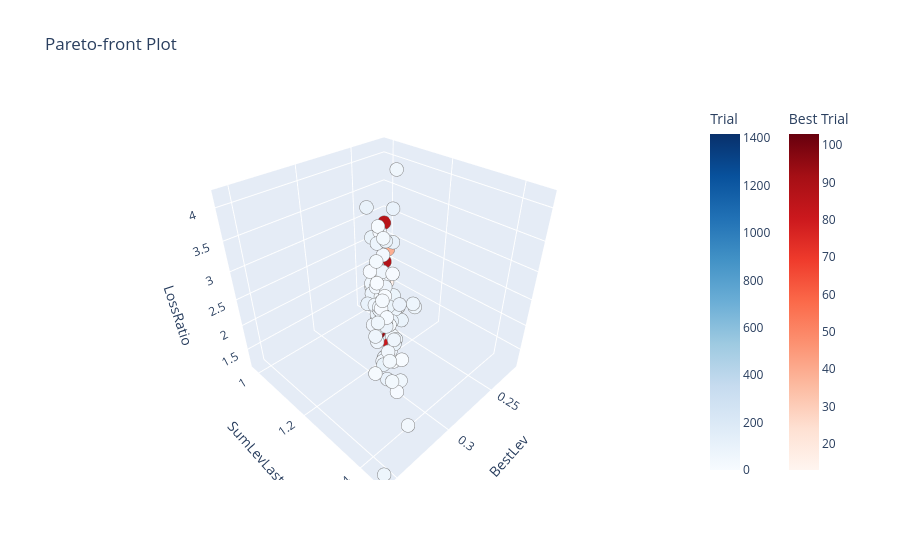

Here is the notebook cell this chart was saved with:
### Code cell
# Ячейка 13.3 (Исправленная v2): Анализ с Фильтром Duration

import optuna
import pandas as pd
import traceback
import time
import numpy as np

print("--- Анализ Результатов Optuna HPO (Многокритериальный) ---")

# --- Укажите study_name и storage_name для МНОГОКРИТЕРИАЛЬНОГО исследования ---
try:
    # Пытаемся взять из переменных текущего запуска
    # _ = study_name_multi # Закомментировано, т.к. может не существовать при отдельном запуске
    # _ = storage_name_multi
    # study_name = study_name_multi
    # storage_name = storage_name_multi
    # --- ЗАДАЙТЕ ВРУЧНУЮ ЗДЕСЬ ---
    study_name = "morse-1d-multiobj-hpo-v5.0-20250427_1654" # <-- УБЕДИТЕСЬ, ЧТО ИМЯ ВЕРНОЕ
    storage_name = f"sqlite:///{study_name}.db"
    # -----------------------------
    print(f"Используются study_name='{study_name}' и storage='{storage_name}' для MultiObj HPO.")
except NameError:
    print("!!! Переменные study_name/storage_name не найдены. Задайте их вручную в коде! !!!")
    raise

print(f"Загрузка данных исследования '{study_name}' из '{storage_name}'...")

try:
    # Загружаем исследование
    loaded_study = optuna.load_study(
        study_name=study_name,
        storage=storage_name
    )

    print(f"\nИсследование '{loaded_study.study_name}' успешно загружено.")
    print(f"Направления оптимизации: {loaded_study.directions}")

    # --- Статистика по Пробам ---
    completed_trials = [t for t in loaded_study.trials if t.state == optuna.trial.TrialState.COMPLETE]
    pruned_trials = [t for t in loaded_study.trials if t.state == optuna.trial.TrialState.PRUNED]
    failed_trials = [t for t in loaded_study.trials if t.state == optuna.trial.TrialState.FAIL]
    running_trials = [t for t in loaded_study.trials if t.state == optuna.trial.TrialState.RUNNING]
    print(f"\n--- Статистика по Пробам ---")
    print(f"Всего проб: {len(loaded_study.trials)}")
    print(f"  COMPLETE: {len(completed_trials)}, PRUNED: {len(pruned_trials)}, FAIL: {len(failed_trials)}, RUNNING: {len(running_trials)}")

    # --- Парето-фронт ---
    pareto_trials = []
    if completed_trials:
        try:
            pareto_trials = loaded_study.best_trials
            print(f"\n--- Парето-оптимальные Пробы ({len(pareto_trials)}) ---")
            pareto_trials.sort(key=lambda t: t.values[0] if t.values else float('inf'))

            for i, trial in enumerate(pareto_trials):
                print(f"\n  Проба #{trial.number} (Pareto {i+1})")
                print(f"    Значения целей:")
                if trial.values and len(trial.values) == 3:
                    print(f"      1. BestLev:      {trial.values[0]:.4f}")
                    print(f"      2. SumLevLast4:  {trial.values[1]:.4f}")
                    print(f"      3. LossRatio:    {trial.values[2]:.4f}")
                else: print("      (Значения целей недоступны)")
                print(f"    Параметры:")
                for key, value in trial.params.items(): print(f"      {key}: {value}")
        except Exception as e_pareto:
             print(f"\nОшибка при получении/обработке Парето-фронта: {e_pareto}")
    else:
        print("\n--- Парето-фронт ---")
        print("  Нет завершенных проб для анализа.")

    # --- Таблица Результатов (DataFrame) - ПОЛНАЯ ВЕРСИЯ (Фильтр по Duration) ---
    print("\n--- Таблица Всех Проб (ПОЛНАЯ, duration > 30 сек) ---")
    # Используем вложенный try-except для Pandas операций, чтобы точно сбросить опции
    original_max_rows, original_max_cols, original_width = None, None, None
    try:
        df_trials = loaded_study.trials_dataframe()

        # Фильтр по Duration
        min_duration_threshold = pd.Timedelta(seconds=30)
        df_filtered_by_duration = df_trials[df_trials['duration'] > min_duration_threshold].copy()
        print(f"Фильтр: duration > {min_duration_threshold}. Показано {len(df_filtered_by_duration)} из {len(df_trials)} проб.")
    
        # Определяем столбцы для показа
        cols_to_show = ['number', 'values_0', 'values_1', 'values_2', 'state', 'duration']
        param_keys_to_add = []
        if pareto_trials: param_keys_to_add = pareto_trials[0].params.keys()
        elif loaded_study.trials: param_keys_to_add = loaded_study.trials[0].params.keys()
        cols_to_show.extend([f'params_{p}' for p in param_keys_to_add])
        cols_to_show = [c for c in cols_to_show if c in df_filtered_by_duration.columns]
        
        # Устанавливаем опции для полного вывода
        original_max_rows = pd.get_option('display.max_rows')
        original_max_cols = pd.get_option('display.max_columns')
        original_width = pd.get_option('display.width')
        print("Установка временных опций Pandas для полного вывода...")
        pd.set_option('display.max_rows', None)
        pd.set_option('display.max_columns', None)
        pd.set_option('display.width', 2000)

        # Печатаем ОТФИЛЬТРОВАННЫЙ DataFrame
        print("Столбцы целей: values_0=BestLev, values_1=SumLevLast4, values_2=LossRatio")
        print(df_filtered_by_duration[cols_to_show].sort_values(by='number'))

    except Exception as e_df:
        print(f"Ошибка при создании или выводе DataFrame: {e_df}")
        traceback.print_exc(limit=1)
    finally:
        # Возвращаем опции к исходным значениям, даже если была ошибка
        if original_max_rows is not None:
            print("Восстановление стандартных опций Pandas...")
            pd.set_option('display.max_rows', original_max_rows)
            pd.set_option('display.max_columns', original_max_cols)
            pd.set_option('display.width', original_width)
            print("Опции Pandas восстановлены.")

    # --- Визуализация (если установлен plotly) ---
    print("\n--- Визуализация Результатов ---")
    if optuna.visualization.is_available():
        print("Plotly найден. Построение графиков...")
        try:
            if pareto_trials:
                 fig_pareto = optuna.visualization.plot_pareto_front(loaded_study, target_names=["BestLev", "SumLevLast4", "LossRatio"])
                 fig_pareto.show()
            else: print("Нет Парето-оптимальных проб для визуализации.")
        except ImportError as e_plotly: print(f"Ошибка импорта Plotly: {e_plotly}")
        except Exception as e_vis: print(f"Ошибка при построении графиков: {e_vis}")
    else: print("Установите Plotly (`pip install plotly kaleido`) для визуализации.")

except FileNotFoundError: print(f"❌ ОШИБКА: Файл базы данных Optuna не найден: {storage_name}")
except Exception as e: print(f"❌ Непредвиденная ошибка: {e}"); traceback.print_exc()

print("\n--- Анализ Завершен ---")

### Figure 1 — Plotly figure (JSON) as saved in the notebook; plotly's stock layout.template omitted (floating-point values rounded to 4 significant figures)
{"data": [{"hovertemplate": "%{text}<extra>Trial</extra>", "marker": {"color": [0, 1, 2, 3, 4, 5, 6, 7, 8, 9, 10, 11, 12, 16, 18, 22, 23, 24, 25, 27, 28, 29, 31, 32, 33, 34, 35, 36, 37, 38, 40, 42, 43, 44, 45, 46, 48, 49, 50, 51, 52, 53, 54, 55, 56, 57, 58, 59, 60, 61, 62, 63, 64, 65, 66, 67, 68, 69, 70, 71, 72, 74, 75, 76, 77, 78, 80, 82, 83, 84, 85, 87, 89, 90, 91, 92, 93, 95, 96, 97, 98, 99, 100, 101, 102, 104, 105, 106, 107, 1418], "colorbar": {"title": {"text": "Trial"}}, "colorscale": [[0, "rgb(247,251,255)"], [0.125, "rgb(222,235,247)"], [0.25, "rgb(198,219,239)"], [0.375, "rgb(158,202,225)"], [0.5, "rgb(107,174,214)"], [0.625, "rgb(66,146,198)"], [0.75, "rgb(33,113,181)"], [0.875, "rgb(8,81,156)"], [1, "rgb(8,48,107)"]], "line": {"color": "Grey", "width": 0.5}}, "mode": "markers", "showlegend": false, "text": ["{<br>  \"number\": 0,<br>  \"values\": [<br>    0.28,<br>    1.1633,<br>    2.551663747810858<br>  ],<br>  \"params\": {<br>    \"pool_stride_combo_idx\": 10,<br>    \"channel_combo_idx\": 19,<br>    \"k1_rule\": \"s+1\",<br>    \"k2_rule\": \"s*2+1\"<br>  }<br>}", "{<br>  \"number\": 1,<br>  \"values\": [<br>    0.2833,<br>    1.2033,<br>    2.4636510500807756<br>  ],<br>  \"params\": {<br>    \"pool_stride_combo_idx\": 11,<br>    \"channel_combo_idx\": 18,<br>    \"k1_rule\": \"s*2+1\",<br>    \"k2_rule\": \"s+1\"<br>  }<br>}", "{<br>  \"number\": 2,<br>  \"values\": [<br>    0.2833,<br>    1.2366,<br>    1.231647634584013<br>  ],<br>  \"params\": {<br>    \"pool_stride_combo_idx\": 14,<br>    \"channel_combo_idx\": 3,<br>    \"k1_rule\": \"s+1\",<br>    \"k2_rule\": \"s+1\"<br>  }<br>}", "{<br>  \"number\": 3,<br>  \"values\": [<br>    0.2867,<br>    1.2767,<br>    1.4892221180880976<br>  ],<br>  \"params\": {<br>    \"pool_stride_combo_idx\": 10,<br>    \"channel_combo_idx\": 5,<br>    \"k1_rule\": \"s+1\",<br>    \"k2_rule\": \"s*2+1\"<br>  }<br>}", "{<br>  \"number\": 4,<br>  \"values\": [<br>    0.27,<br>    1.1333,<br>    3.392251815980629<br>  ],<br>  \"params\": {<br>    \"pool_stride_combo_idx\": 8,<br>    \"channel_combo_idx\": 16,<br>    \"k1_rule\": \"s+1\",<br>    \"k2_rule\": \"s*2+1\"<br>  }<br>}", "{<br>  \"number\": 5,<br>  \"values\": [<br>    0.28,<br>    1.1967,<br>    1.8241335044929399<br>  ],<br>  \"params\": {<br>    \"pool_stride_combo_idx\": 9,<br>    \"channel_combo_idx\": 17,<br>    \"k1_rule\": \"s*2+1\",<br>    \"k2_rule\": \"s+1\"<br>  }<br>}", "{<br>  \"number\": 6,<br>  \"values\": [<br>    0.3067,<br>    1.3267,<br>    1.3267399267399267<br>  ],<br>  \"params\": {<br>    \"pool_stride_combo_idx\": 2,<br>    \"channel_combo_idx\": 1,<br>    \"k1_rule\": \"s*2+1\",<br>    \"k2_rule\": \"s+1\"<br>  }<br>}", "{<br>  \"number\": 7,<br>  \"values\": [<br>    0.2833,<br>    1.1899,<br>    2.1841704718417048<br>  ],<br>  \"params\": {<br>    \"pool_stride_combo_idx\": 12,<br>    \"channel_combo_idx\": 16,<br>    \"k1_rule\": \"s+1\",<br>    \"k2_rule\": \"s*2+1\"<br>  }<br>}", "{<br>  \"number\": 8,<br>  \"values\": [<br>    0.2733,<br>    1.1134,<br>    2.5606617647058827<br>  ],<br>  \"params\": {<br>    \"pool_stride_combo_idx\": 14,<br>    \"channel_combo_idx\": 13,<br>    \"k1_rule\": \"s*2+1\",<br>    \"k2_rule\": \"s*2+1\"<br>  }<br>}", "{<br>  \"number\": 9,<br>  \"values\": [<br>    0.2767,<br>    1.2066999999999999,<br>    2.817204301075269<br>  ],<br>  \"params\": {<br>    \"pool_stride_combo_idx\": 2,<br>    \"channel_combo_idx\": 13,<br>    \"k1_rule\": \"s+1\",<br>    \"k2_rule\": \"s*2+1\"<br>  }<br>}", "{<br>  \"number\": 10,<br>  \"values\": [<br>    0.26,<br>    1.1033,<br>    3.146919431279621<br>  ],<br>  \"params\": {<br>    \"pool_stride_combo_idx\": 5,<br>    \"channel_combo_idx\": 15,<br>    \"k1_rule\": \"s*2+1\",<br>    \"k2_rule\": \"s*2+1\"<br>  }<br>}", "{<br>  \"number\": 11,<br>  \"values\": [<br>    0.29,<br>    1.2333,<br>    2.233576642335766<br>  ],<br>  \"params\": {<br>    \"pool_stride_combo_idx\": 16,<br>    \"channel_combo_idx\": 19,<br>    \"k1_rule\": \"s+1\",<br>    \"k2_rule\": \"s+1\"<br>  }<br>}", "{<br>  \"number\": 12,<br>  \"values\": [<br>    0.2733,<br>    1.1865999999999999,<br>    1.7113062568605928<br>  ],<br>  \"params\": {<br>    \"pool_stride_combo_idx\": 12,<br>    \"channel_combo_idx\": 12,<br>    \"k1_rule\": \"s+1\",<br>    \"k2_rule\": \"s+1\"<br>  }<br>}", "{<br>  \"number\": 16,<br>  \"values\": [<br>    0.32,<br>    1.3,<br>    1.8017524644030667<br>  ],<br>  \"params\": {<br>    \"pool_stride_combo_idx\": 14,<br>    \"channel_combo_idx\": 9,<br>    \"k1_rule\": \"s+1\",<br>    \"k2_rule\": \"s*2+1\"<br>  }<br>}", "{<br>  \"number\": 18,<br>  \"values\": [<br>    0.2667,<br>    1.0934,<br>    2.1339421613394216<br>  ],<br>  \"params\": {<br>    \"pool_stride_combo_idx\": 6,<br>    \"channel_combo_idx\": 18,<br>    \"k1_rule\": \"s*2+1\",<br>    \"k2_rule\": \"s+1\"<br>  }<br>}", "{<br>  \"number\": 22,<br>  \"values\": [<br>    0.2667,<br>    1.13,<br>    2.033639143730887<br>  ],<br>  \"params\": {<br>    \"pool_stride_combo_idx\": 2,<br>    \"channel_combo_idx\": 10,<br>    \"k1_rule\": \"s+1\",<br>    \"k2_rule\": \"s*2+1\"<br>  }<br>}", "{<br>  \"number\": 23,<br>  \"values\": [<br>    0.26,<br>    1.1066,<br>    1.9688826025459687<br>  ],<br>  \"params\": {<br>    \"pool_stride_combo_idx\": 10,<br>    \"channel_combo_idx\": 14,<br>    \"k1_rule\": \"s+1\",<br>    \"k2_rule\": \"s*2+1\"<br>  }<br>}", "{<br>  \"number\": 24,<br>  \"values\": [<br>    0.2867,<br>    1.2067,<br>    2.426731078904992<br>  ],<br>  \"params\": {<br>    \"pool_stride_combo_idx\": 19,<br>    \"channel_combo_idx\": 17,<br>    \"k1_rule\": \"s+1\",<br>    \"k2_rule\": \"s*2+1\"<br>  }<br>}", "{<br>  \"number\": 25,<br>  \"values\": [<br>    0.2767,<br>    1.1500000000000001,<br>    2.882352941176471<br>  ],<br>  \"params\": {<br>    \"pool_stride_combo_idx\": 1,<br>    \"channel_combo_idx\": 19,<br>    \"k1_rule\": \"s+1\",<br>    \"k2_rule\": \"s+1\"<br>  }<br>}", "{<br>  \"number\": 27,<br>  \"values\": [<br>    0.2733,<br>    1.1532,<br>    1.797680412371134<br>  ],<br>  \"params\": {<br>    \"pool_stride_combo_idx\": 17,<br>    \"channel_combo_idx\": 9,<br>    \"k1_rule\": \"s+1\",<br>    \"k2_rule\": \"s*2+1\"<br>  }<br>}", "{<br>  \"number\": 28,<br>  \"values\": [<br>    0.2633,<br>    1.1166999999999998,<br>    2.074074074074074<br>  ],<br>  \"params\": {<br>    \"pool_stride_combo_idx\": 16,<br>    \"channel_combo_idx\": 16,<br>    \"k1_rule\": \"s+1\",<br>    \"k2_rule\": \"s+1\"<br>  }<br>}", "{<br>  \"number\": 29,<br>  \"values\": [<br>    0.2767,<br>    1.1800000000000002,<br>    1.9136302294197032<br>  ],<br>  \"params\": {<br>    \"pool_stride_combo_idx\": 10,<br>    \"channel_combo_idx\": 12,<br>    \"k1_rule\": \"s+1\",<br>    \"k2_rule\": \"s*2+1\"<br>  }<br>}", "{<br>  \"number\": 31,<br>  \"values\": [<br>    0.25,<br>    1.08,<br>    2.571428571428571<br>  ],<br>  \"params\": {<br>    \"pool_stride_combo_idx\": 14,<br>    \"channel_combo_idx\": 18,<br>    \"k1_rule\": \"s+1\",<br>    \"k2_rule\": \"s+1\"<br>  }<br>}", "{<br>  \"number\": 32,<br>  \"values\": [<br>    0.2533,<br>    1.1533,<br>    1.742895805142084<br>  ],<br>  \"params\": {<br>    \"pool_stride_combo_idx\": 15,<br>    \"channel_combo_idx\": 7,<br>    \"k1_rule\": \"s+1\",<br>    \"k2_rule\": \"s*2+1\"<br>  }<br>}", "{<br>  \"number\": 33,<br>  \"values\": [<br>    0.29,<br>    1.2233,<br>    1.3253012048192772<br>  ],<br>  \"params\": {<br>    \"pool_stride_combo_idx\": 11,<br>    \"channel_combo_idx\": 6,<br>    \"k1_rule\": \"s*2+1\",<br>    \"k2_rule\": \"s*2+1\"<br>  }<br>}", "{<br>  \"number\": 34,<br>  \"values\": [<br>    0.2733,<br>    1.1966999999999999,<br>    1.5190114068441065<br>  ],<br>  \"params\": {<br>    \"pool_stride_combo_idx\": 18,<br>    \"channel_combo_idx\": 6,<br>    \"k1_rule\": \"s*2+1\",<br>    \"k2_rule\": \"s+1\"<br>  }<br>}", "{<br>  \"number\": 35,<br>  \"values\": [<br>    0.3067,<br>    1.3100999999999998,<br>    1.471129707112971<br>  ],<br>  \"params\": {<br>    \"pool_stride_combo_idx\": 14,<br>    \"channel_combo_idx\": 2,<br>    \"k1_rule\": \"s*2+1\",<br>    \"k2_rule\": \"s*2+1\"<br>  }<br>}", "{<br>  \"number\": 36,<br>  \"values\": [<br>    0.2867,<br>    1.21,<br>    3.5142857142857142<br>  ],<br>  \"params\": {<br>    \"pool_stride_combo_idx\": 4,<br>    \"channel_combo_idx\": 12,<br>    \"k1_rule\": \"s*2+1\",<br>    \"k2_rule\": \"s*2+1\"<br>  }<br>}", "{<br>  \"number\": 37,<br>  \"values\": [<br>    0.3033,<br>    1.2899,<br>    1.7564499484004128<br>  ],<br>  \"params\": {<br>    \"pool_stride_combo_idx\": 10,<br>    \"channel_combo_idx\": 6,<br>    \"k1_rule\": \"s*2+1\",<br>    \"k2_rule\": \"s*2+1\"<br>  }<br>}", "{<br>  \"number\": 38,<br>  \"values\": [<br>    0.2733,<br>    1.1467,<br>    1.5141657922350473<br>  ],<br>  \"params\": {<br>    \"pool_stride_combo_idx\": 6,<br>    \"channel_combo_idx\": 6,<br>    \"k1_rule\": \"s*2+1\",<br>    \"k2_rule\": \"s*2+1\"<br>  }<br>}", "{<br>  \"number\": 40,<br>  \"values\": [<br>    0.27,<br>    1.1233,<br>    2.2503816793893128<br>  ],<br>  \"params\": {<br>    \"pool_stride_combo_idx\": 1,<br>    \"channel_combo_idx\": 6,<br>    \"k1_rule\": \"s*2+1\",<br>    \"k2_rule\": \"s*2+1\"<br>  }<br>}", "{<br>  \"number\": 42,<br>  \"values\": [<br>    0.2767,<br>    1.1566999999999998,<br>    1.5833333333333333<br>  ],<br>  \"params\": {<br>    \"pool_stride_combo_idx\": 12,<br>    \"channel_combo_idx\": 12,<br>    \"k1_rule\": \"s*2+1\",<br>    \"k2_rule\": \"s+1\"<br>  }<br>}", "{<br>  \"number\": 43,<br>  \"values\": [<br>    0.2633,<br>    1.1066,<br>    1.8751660026560422<br>  ],<br>  \"params\": {<br>    \"pool_stride_combo_idx\": 15,<br>    \"channel_combo_idx\": 9,<br>    \"k1_rule\": \"s+1\",<br>    \"k2_rule\": \"s*2+1\"<br>  }<br>}", "{<br>  \"number\": 44,<br>  \"values\": [<br>    0.2633,<br>    1.1299000000000001,<br>    2.2697899838449116<br>  ],<br>  \"params\": {<br>    \"pool_stride_combo_idx\": 7,<br>    \"channel_combo_idx\": 9,<br>    \"k1_rule\": \"s*2+1\",<br>    \"k2_rule\": \"s*2+1\"<br>  }<br>}", "{<br>  \"number\": 45,<br>  \"values\": [<br>    0.2933,<br>    1.25,<br>    1.6449197860962566<br>  ],<br>  \"params\": {<br>    \"pool_stride_combo_idx\": 18,<br>    \"channel_combo_idx\": 7,<br>    \"k1_rule\": \"s+1\",<br>    \"k2_rule\": \"s*2+1\"<br>  }<br>}", "{<br>  \"number\": 46,<br>  \"values\": [<br>    0.3233,<br>    1.4166,<br>    1.3554655870445345<br>  ],<br>  \"params\": {<br>    \"pool_stride_combo_idx\": 18,<br>    \"channel_combo_idx\": 5,<br>    \"k1_rule\": \"s*2+1\",<br>    \"k2_rule\": \"s+1\"<br>  }<br>}", "{<br>  \"number\": 48,<br>  \"values\": [<br>    0.2667,<br>    1.0934,<br>    2.1984848484848483<br>  ],<br>  \"params\": {<br>    \"pool_stride_combo_idx\": 1,<br>    \"channel_combo_idx\": 12,<br>    \"k1_rule\": \"s+1\",<br>    \"k2_rule\": \"s+1\"<br>  }<br>}", "{<br>  \"number\": 49,<br>  \"values\": [<br>    0.3,<br>    1.3165999999999998,<br>    1.4134897360703813<br>  ],<br>  \"params\": {<br>    \"pool_stride_combo_idx\": 11,<br>    \"channel_combo_idx\": 8,<br>    \"k1_rule\": \"s*2+1\",<br>    \"k2_rule\": \"s+1\"<br>  }<br>}", "{<br>  \"number\": 50,<br>  \"values\": [<br>    0.2933,<br>    1.2299,<br>    1.3558597091531224<br>  ],<br>  \"params\": {<br>    \"pool_stride_combo_idx\": 2,<br>    \"channel_combo_idx\": 3,<br>    \"k1_rule\": \"s+1\",<br>    \"k2_rule\": \"s*2+1\"<br>  }<br>}", "{<br>  \"number\": 51,<br>  \"values\": [<br>    0.28,<br>    1.1466,<br>    1.6489241223103057<br>  ],<br>  \"params\": {<br>    \"pool_stride_combo_idx\": 11,<br>    \"channel_combo_idx\": 14,<br>    \"k1_rule\": \"s+1\",<br>    \"k2_rule\": \"s+1\"<br>  }<br>}", "{<br>  \"number\": 52,<br>  \"values\": [<br>    0.2867,<br>    1.2367,<br>    1.5248713550600346<br>  ],<br>  \"params\": {<br>    \"pool_stride_combo_idx\": 11,<br>    \"channel_combo_idx\": 3,<br>    \"k1_rule\": \"s*2+1\",<br>    \"k2_rule\": \"s*2+1\"<br>  }<br>}", "{<br>  \"number\": 53,<br>  \"values\": [<br>    0.2733,<br>    1.1567,<br>    1.789407313997478<br>  ],<br>  \"params\": {<br>    \"pool_stride_combo_idx\": 9,<br>    \"channel_combo_idx\": 12,<br>    \"k1_rule\": \"s*2+1\",<br>    \"k2_rule\": \"s*2+1\"<br>  }<br>}", "{<br>  \"number\": 54,<br>  \"values\": [<br>    0.2833,<br>    1.1667,<br>    2.174211248285322<br>  ],<br>  \"params\": {<br>    \"pool_stride_combo_idx\": 3,<br>    \"channel_combo_idx\": 14,<br>    \"k1_rule\": \"s+1\",<br>    \"k2_rule\": \"s*2+1\"<br>  }<br>}", "{<br>  \"number\": 55,<br>  \"values\": [<br>    0.2867,<br>    1.1867,<br>    1.519913885898816<br>  ],<br>  \"params\": {<br>    \"pool_stride_combo_idx\": 5,<br>    \"channel_combo_idx\": 11,<br>    \"k1_rule\": \"s+1\",<br>    \"k2_rule\": \"s+1\"<br>  }<br>}", "{<br>  \"number\": 56,<br>  \"values\": [<br>    0.25,<br>    1.1267,<br>    4.152439024390243<br>  ],<br>  \"params\": {<br>    \"pool_stride_combo_idx\": 4,<br>    \"channel_combo_idx\": 17,<br>    \"k1_rule\": \"s*2+1\",<br>    \"k2_rule\": \"s+1\"<br>  }<br>}", "{<br>  \"number\": 57,<br>  \"values\": [<br>    0.28,<br>    1.1799,<br>    2.005657708628006<br>  ],<br>  \"params\": {<br>    \"pool_stride_combo_idx\": 6,<br>    \"channel_combo_idx\": 19,<br>    \"k1_rule\": \"s+1\",<br>    \"k2_rule\": \"s+1\"<br>  }<br>}", "{<br>  \"number\": 58,<br>  \"values\": [<br>    0.3033,<br>    1.2499,<br>    2.355155482815057<br>  ],<br>  \"params\": {<br>    \"pool_stride_combo_idx\": 6,<br>    \"channel_combo_idx\": 19,<br>    \"k1_rule\": \"s+1\",<br>    \"k2_rule\": \"s*2+1\"<br>  }<br>}", "{<br>  \"number\": 59,<br>  \"values\": [<br>    0.2833,<br>    1.1934,<br>    1.919191919191919<br>  ],<br>  \"params\": {<br>    \"pool_stride_combo_idx\": 10,<br>    \"channel_combo_idx\": 12,<br>    \"k1_rule\": \"s+1\",<br>    \"k2_rule\": \"s*2+1\"<br>  }<br>}", "{<br>  \"number\": 60,<br>  \"values\": [<br>    0.2567,<br>    1.0934,<br>    2.2598684210526314<br>  ],<br>  \"params\": {<br>    \"pool_stride_combo_idx\": 16,<br>    \"channel_combo_idx\": 16,<br>    \"k1_rule\": \"s+1\",<br>    \"k2_rule\": \"s+1\"<br>  }<br>}", "{<br>  \"number\": 61,<br>  \"values\": [<br>    0.2833,<br>    1.2433,<br>    1.7461077844311377<br>  ],<br>  \"params\": {<br>    \"pool_stride_combo_idx\": 6,<br>    \"channel_combo_idx\": 14,<br>    \"k1_rule\": \"s+1\",<br>    \"k2_rule\": \"s+1\"<br>  }<br>}", "{<br>  \"number\": 62,<br>  \"values\": [<br>    0.2667,<br>    1.1366,<br>    2.5580952380952384<br>  ],<br>  \"params\": {<br>    \"pool_stride_combo_idx\": 15,<br>    \"channel_combo_idx\": 19,<br>    \"k1_rule\": \"s+1\",<br>    \"k2_rule\": \"s+1\"<br>  }<br>}", "{<br>  \"number\": 63,<br>  \"values\": [<br>    0.2833,<br>    1.1833,<br>    2.192139737991267<br>  ],<br>  \"params\": {<br>    \"pool_stride_combo_idx\": 9,<br>    \"channel_combo_idx\": 19,<br>    \"k1_rule\": \"s+1\",<br>    \"k2_rule\": \"s+1\"<br>  }<br>}", "{<br>  \"number\": 64,<br>  \"values\": [<br>    0.27,<br>    1.1234000000000002,<br>    1.5245901639344264<br>  ],<br>  \"params\": {<br>    \"pool_stride_combo_idx\": 18,<br>    \"channel_combo_idx\": 9,<br>    \"k1_rule\": \"s*2+1\",<br>    \"k2_rule\": \"s+1\"<br>  }<br>}", "{<br>  \"number\": 65,<br>  \"values\": [<br>    0.2933,<br>    1.27,<br>    1.9709794437726724<br>  ],<br>  \"params\": {<br>    \"pool_stride_combo_idx\": 11,<br>    \"channel_combo_idx\": 9,<br>    \"k1_rule\": \"s+1\",<br>    \"k2_rule\": \"s*2+1\"<br>  }<br>}", "{<br>  \"number\": 66,<br>  \"values\": [<br>    0.2867,<br>    1.1800000000000002,<br>    1.6083608360836084<br>  ],<br>  \"params\": {<br>    \"pool_stride_combo_idx\": 18,<br>    \"channel_combo_idx\": 7,<br>    \"k1_rule\": \"s+1\",<br>    \"k2_rule\": \"s*2+1\"<br>  }<br>}", "{<br>  \"number\": 67,<br>  \"values\": [<br>    0.2733,<br>    1.17,<br>    2.431279620853081<br>  ],<br>  \"params\": {<br>    \"pool_stride_combo_idx\": 7,<br>    \"channel_combo_idx\": 9,<br>    \"k1_rule\": \"s*2+1\",<br>    \"k2_rule\": \"s*2+1\"<br>  }<br>}", "{<br>  \"number\": 68,<br>  \"values\": [<br>    0.2567,<br>    1.1533,<br>    1.7391857506361321<br>  ],<br>  \"params\": {<br>    \"pool_stride_combo_idx\": 14,<br>    \"channel_combo_idx\": 9,<br>    \"k1_rule\": \"s+1\",<br>    \"k2_rule\": \"s*2+1\"<br>  }<br>}", "{<br>  \"number\": 69,<br>  \"values\": [<br>    0.26,<br>    1.2266,<br>    2.1287671232876715<br>  ],<br>  \"params\": {<br>    \"pool_stride_combo_idx\": 1,<br>    \"channel_combo_idx\": 6,<br>    \"k1_rule\": \"s*2+1\",<br>    \"k2_rule\": \"s*2+1\"<br>  }<br>}", "{<br>  \"number\": 70,<br>  \"values\": [<br>    0.3567,<br>    1.4568,<br>    1.2406801831262262<br>  ],<br>  \"params\": {<br>    \"pool_stride_combo_idx\": 12,<br>    \"channel_combo_idx\": 2,<br>    \"k1_rule\": \"s+1\",<br>    \"k2_rule\": \"s+1\"<br>  }<br>}", "{<br>  \"number\": 71,<br>  \"values\": [<br>    0.2533,<br>    1.2133,<br>    1.9405405405405407<br>  ],<br>  \"params\": {<br>    \"pool_stride_combo_idx\": 6,<br>    \"channel_combo_idx\": 15,<br>    \"k1_rule\": \"s*2+1\",<br>    \"k2_rule\": \"s+1\"<br>  }<br>}", "{<br>  \"number\": 72,<br>  \"values\": [<br>    0.2833,<br>    1.2133,<br>    1.2372055239642565<br>  ],<br>  \"params\": {<br>    \"pool_stride_combo_idx\": 3,<br>    \"channel_combo_idx\": 2,<br>    \"k1_rule\": \"s+1\",<br>    \"k2_rule\": \"s*2+1\"<br>  }<br>}", "{<br>  \"number\": 74,<br>  \"values\": [<br>    0.2633,<br>    1.1233,<br>    2.2125850340136055<br>  ],<br>  \"params\": {<br>    \"pool_stride_combo_idx\": 11,<br>    \"channel_combo_idx\": 14,<br>    \"k1_rule\": \"s*2+1\",<br>    \"k2_rule\": \"s*2+1\"<br>  }<br>}", "{<br>  \"number\": 75,<br>  \"values\": [<br>    0.27,<br>    1.1433,<br>    2.0092348284960417<br>  ],<br>  \"params\": {<br>    \"pool_stride_combo_idx\": 11,<br>    \"channel_combo_idx\": 9,<br>    \"k1_rule\": \"s*2+1\",<br>    \"k2_rule\": \"s*2+1\"<br>  }<br>}", "{<br>  \"number\": 76,<br>  \"values\": [<br>    0.27,<br>    1.1066,<br>    2.067892503536068<br>  ],<br>  \"params\": {<br>    \"pool_stride_combo_idx\": 9,<br>    \"channel_combo_idx\": 17,<br>    \"k1_rule\": \"s*2+1\",<br>    \"k2_rule\": \"s+1\"<br>  }<br>}", "{<br>  \"number\": 77,<br>  \"values\": [<br>    0.2667,<br>    1.1168,<br>    3.0301075268817206<br>  ],<br>  \"params\": {<br>    \"pool_stride_combo_idx\": 4,<br>    \"channel_combo_idx\": 13,<br>    \"k1_rule\": \"s*2+1\",<br>    \"k2_rule\": \"s*2+1\"<br>  }<br>}", "{<br>  \"number\": 78,<br>  \"values\": [<br>    0.2767,<br>    1.15,<br>    1.8550724637681162<br>  ],<br>  \"params\": {<br>    \"pool_stride_combo_idx\": 10,<br>    \"channel_combo_idx\": 12,<br>    \"k1_rule\": \"s+1\",<br>    \"k2_rule\": \"s*2+1\"<br>  }<br>}", "{<br>  \"number\": 80,<br>  \"values\": [<br>    0.2833,<br>    1.1834,<br>    2.1313969571230977<br>  ],<br>  \"params\": {<br>    \"pool_stride_combo_idx\": 10,<br>    \"channel_combo_idx\": 12,<br>    \"k1_rule\": \"s*2+1\",<br>    \"k2_rule\": \"s+1\"<br>  }<br>}", "{<br>  \"number\": 82,<br>  \"values\": [<br>    0.2533,<br>    1.1334,<br>    1.9246861924686194<br>  ],<br>  \"params\": {<br>    \"pool_stride_combo_idx\": 18,<br>    \"channel_combo_idx\": 17,<br>    \"k1_rule\": \"s*2+1\",<br>    \"k2_rule\": \"s+1\"<br>  }<br>}", "{<br>  \"number\": 83,<br>  \"values\": [<br>    0.27,<br>    1.17,<br>    2.005434782608696<br>  ],<br>  \"params\": {<br>    \"pool_stride_combo_idx\": 9,<br>    \"channel_combo_idx\": 12,<br>    \"k1_rule\": \"s*2+1\",<br>    \"k2_rule\": \"s*2+1\"<br>  }<br>}", "{<br>  \"number\": 84,<br>  \"values\": [<br>    0.2667,<br>    1.1134,<br>    2.6222222222222222<br>  ],<br>  \"params\": {<br>    \"pool_stride_combo_idx\": 6,<br>    \"channel_combo_idx\": 13,<br>    \"k1_rule\": \"s*2+1\",<br>    \"k2_rule\": \"s*2+1\"<br>  }<br>}", "{<br>  \"number\": 85,<br>  \"values\": [<br>    0.27,<br>    1.1534,<br>    1.6445264452644528<br>  ],<br>  \"params\": {<br>    \"pool_stride_combo_idx\": 2,<br>    \"channel_combo_idx\": 6,<br>    \"k1_rule\": \"s+1\",<br>    \"k2_rule\": \"s*2+1\"<br>  }<br>}", "{<br>  \"number\": 87,<br>  \"values\": [<br>    0.2867,<br>    1.2201,<br>    1.9691275167785236<br>  ],<br>  \"params\": {<br>    \"pool_stride_combo_idx\": 4,<br>    \"channel_combo_idx\": 6,<br>    \"k1_rule\": \"s*2+1\",<br>    \"k2_rule\": \"s*2+1\"<br>  }<br>}", "{<br>  \"number\": 89,<br>  \"values\": [<br>    0.27,<br>    1.1833,<br>    1.7376470588235293<br>  ],<br>  \"params\": {<br>    \"pool_stride_combo_idx\": 14,<br>    \"channel_combo_idx\": 12,<br>    \"k1_rule\": \"s*2+1\",<br>    \"k2_rule\": \"s+1\"<br>  }<br>}", "{<br>  \"number\": 90,<br>  \"values\": [<br>    0.2867,<br>    1.25,<br>    1.7180365296803652<br>  ],<br>  \"params\": {<br>    \"pool_stride_combo_idx\": 9,<br>    \"channel_combo_idx\": 11,<br>    \"k1_rule\": \"s+1\",<br>    \"k2_rule\": \"s*2+1\"<br>  }<br>}", "{<br>  \"number\": 91,<br>  \"values\": [<br>    0.2533,<br>    1.0466000000000002,<br>    2.857456140350877<br>  ],<br>  \"params\": {<br>    \"pool_stride_combo_idx\": 11,<br>    \"channel_combo_idx\": 15,<br>    \"k1_rule\": \"s+1\",<br>    \"k2_rule\": \"s*2+1\"<br>  }<br>}", "{<br>  \"number\": 92,<br>  \"values\": [<br>    0.2567,<br>    1.1766999999999999,<br>    1.5726970033296337<br>  ],<br>  \"params\": {<br>    \"pool_stride_combo_idx\": 9,<br>    \"channel_combo_idx\": 9,<br>    \"k1_rule\": \"s+1\",<br>    \"k2_rule\": \"s*2+1\"<br>  }<br>}", "{<br>  \"number\": 93,<br>  \"values\": [<br>    0.2833,<br>    1.2166000000000001,<br>    1.2083682008368202<br>  ],<br>  \"params\": {<br>    \"pool_stride_combo_idx\": 8,<br>    \"channel_combo_idx\": 2,<br>    \"k1_rule\": \"s+1\",<br>    \"k2_rule\": \"s*2+1\"<br>  }<br>}", "{<br>  \"number\": 95,<br>  \"values\": [<br>    0.2667,<br>    1.2001,<br>    2.103253182461103<br>  ],<br>  \"params\": {<br>    \"pool_stride_combo_idx\": 16,<br>    \"channel_combo_idx\": 19,<br>    \"k1_rule\": \"s+1\",<br>    \"k2_rule\": \"s+1\"<br>  }<br>}", "{<br>  \"number\": 96,<br>  \"values\": [<br>    0.26,<br>    1.15,<br>    3.645390070921986<br>  ],<br>  \"params\": {<br>    \"pool_stride_combo_idx\": 7,<br>    \"channel_combo_idx\": 19,<br>    \"k1_rule\": \"s*2+1\",<br>    \"k2_rule\": \"s*2+1\"<br>  }<br>}", "{<br>  \"number\": 97,<br>  \"values\": [<br>    0.3067,<br>    1.2933000000000001,<br>    1.445086705202312<br>  ],<br>  \"params\": {<br>    \"pool_stride_combo_idx\": 18,<br>    \"channel_combo_idx\": 3,<br>    \"k1_rule\": \"s*2+1\",<br>    \"k2_rule\": \"s+1\"<br>  }<br>}", "{<br>  \"number\": 98,<br>  \"values\": [<br>    0.28,<br>    1.1266,<br>    2.0296411856474257<br>  ],<br>  \"params\": {<br>    \"pool_stride_combo_idx\": 15,<br>    \"channel_combo_idx\": 14,<br>    \"k1_rule\": \"s+1\",<br>    \"k2_rule\": \"s*2+1\"<br>  }<br>}", "{<br>  \"number\": 99,<br>  \"values\": [<br>    0.29,<br>    1.2233,<br>    1.3606701940035273<br>  ],<br>  \"params\": {<br>    \"pool_stride_combo_idx\": 18,<br>    \"channel_combo_idx\": 6,<br>    \"k1_rule\": \"s+1\",<br>    \"k2_rule\": \"s+1\"<br>  }<br>}", "{<br>  \"number\": 100,<br>  \"values\": [<br>    0.27,<br>    1.1600000000000001,<br>    3.2050113895216397<br>  ],<br>  \"params\": {<br>    \"pool_stride_combo_idx\": 1,<br>    \"channel_combo_idx\": 16,<br>    \"k1_rule\": \"s*2+1\",<br>    \"k2_rule\": \"s*2+1\"<br>  }<br>}", "{<br>  \"number\": 101,<br>  \"values\": [<br>    0.27,<br>    1.0934,<br>    3.622159090909091<br>  ],<br>  \"params\": {<br>    \"pool_stride_combo_idx\": 11,<br>    \"channel_combo_idx\": 19,<br>    \"k1_rule\": \"s*2+1\",<br>    \"k2_rule\": \"s*2+1\"<br>  }<br>}", "{<br>  \"number\": 102,<br>  \"values\": [<br>    0.2733,<br>    1.1433,<br>    1.9709141274238229<br>  ],<br>  \"params\": {<br>    \"pool_stride_combo_idx\": 5,<br>    \"channel_combo_idx\": 11,<br>    \"k1_rule\": \"s+1\",<br>    \"k2_rule\": \"s*2+1\"<br>  }<br>}", "{<br>  \"number\": 104,<br>  \"values\": [<br>    0.3,<br>    1.2567,<br>    1.4949402023919043<br>  ],<br>  \"params\": {<br>    \"pool_stride_combo_idx\": 18,<br>    \"channel_combo_idx\": 6,<br>    \"k1_rule\": \"s*2+1\",<br>    \"k2_rule\": \"s+1\"<br>  }<br>}", "{<br>  \"number\": 105,<br>  \"values\": [<br>    0.2567,<br>    1.0866,<br>    2.199044585987261<br>  ],<br>  \"params\": {<br>    \"pool_stride_combo_idx\": 14,<br>    \"channel_combo_idx\": 9,<br>    \"k1_rule\": \"s*2+1\",<br>    \"k2_rule\": \"s*2+1\"<br>  }<br>}", "{<br>  \"number\": 106,<br>  \"values\": [<br>    0.26,<br>    1.0933,<br>    2.4841549295774645<br>  ],<br>  \"params\": {<br>    \"pool_stride_combo_idx\": 15,<br>    \"channel_combo_idx\": 14,<br>    \"k1_rule\": \"s*2+1\",<br>    \"k2_rule\": \"s*2+1\"<br>  }<br>}", "{<br>  \"number\": 107,<br>  \"values\": [<br>    0.2667,<br>    1.1734,<br>    3.191011235955056<br>  ],<br>  \"params\": {<br>    \"pool_stride_combo_idx\": 1,<br>    \"channel_combo_idx\": 18,<br>    \"k1_rule\": \"s*2+1\",<br>    \"k2_rule\": \"s+1\"<br>  }<br>}", "{<br>  \"number\": 1418,<br>  \"values\": [<br>    Infinity,<br>    Infinity,<br>    Infinity<br>  ],<br>  \"params\": {<br>    \"ps_combo_idx_v5\": 13,<br>    \"ch_combo_idx_v5\": 19,<br>    \"k1_rule_v5\": \"s+1\",<br>    \"k2_rule_v5\": \"s*2+1\"<br>  }<br>}"], "type": "scatter3d", "x": [0.28, 0.2833, 0.2833, 0.2867, 0.27, 0.28, 0.3067, 0.2833, 0.2733, 0.2767, 0.26, 0.29, 0.2733, 0.32, 0.2667, 0.2667, 0.26, 0.2867, 0.2767, 0.2733, 0.2633, 0.2767, 0.25, 0.2533, 0.29, 0.2733, 0.3067, 0.2867, 0.3033, 0.2733, 0.27, 0.2767, 0.2633, 0.2633, 0.2933, 0.3233, 0.2667, 0.3, 0.2933, 0.28, 0.2867, 0.2733, 0.2833, 0.2867, 0.25, 0.28, 0.3033, 0.2833, 0.2567, 0.2833, 0.2667, 0.2833, 0.27, 0.2933, 0.2867, 0.2733, 0.2567, 0.26, 0.3567, 0.2533, 0.2833, 0.2633, 0.27, 0.27, 0.2667, 0.2767, 0.2833, 0.2533, 0.27, 0.2667, 0.27, 0.2867, 0.27, 0.2867, 0.2533, 0.2567, 0.2833, 0.2667, 0.26, 0.3067, 0.28, 0.29, 0.27, 0.27, 0.2733, 0.3, 0.2567, 0.26, 0.2667, null], "y": [1.163, 1.203, 1.237, 1.277, 1.133, 1.197, 1.327, 1.19, 1.113, 1.207, 1.103, 1.233, 1.187, 1.3, 1.093, 1.13, 1.107, 1.207, 1.15, 1.153, 1.117, 1.18, 1.08, 1.153, 1.223, 1.197, 1.31, 1.21, 1.29, 1.147, 1.123, 1.157, 1.107, 1.13, 1.25, 1.417, 1.093, 1.317, 1.23, 1.147, 1.237, 1.157, 1.167, 1.187, 1.127, 1.18, 1.25, 1.193, 1.093, 1.243, 1.137, 1.183, 1.123, 1.27, 1.18, 1.17, 1.153, 1.227, 1.457, 1.213, 1.213, 1.123, 1.143, 1.107, 1.117, 1.15, 1.183, 1.133, 1.17, 1.113, 1.153, 1.22, 1.183, 1.25, 1.047, 1.177, 1.217, 1.2, 1.15, 1.293, 1.127, 1.223, 1.16, 1.093, 1.143, 1.257, 1.087, 1.093, 1.173, null], "z": [2.552, 2.464, 1.232, 1.489, 3.392, 1.824, 1.327, 2.184, 2.561, 2.817, 3.147, 2.234, 1.711, 1.802, 2.134, 2.034, 1.969, 2.427, 2.882, 1.798, 2.074, 1.914, 2.571, 1.743, 1.325, 1.519, 1.471, 3.514, 1.756, 1.514, 2.25, 1.583, 1.875, 2.27, 1.645, 1.355, 2.198, 1.413, 1.356, 1.649, 1.525, 1.789, 2.174, 1.52, 4.152, 2.006, 2.355, 1.919, 2.26, 1.746, 2.558, 2.192, 1.525, 1.971, 1.608, 2.431, 1.739, 2.129, 1.241, 1.941, 1.237, 2.213, 2.009, 2.068, 3.03, 1.855, 2.131, 1.925, 2.005, 2.622, 1.645, 1.969, 1.738, 1.718, 2.857, 1.573, 1.208, 2.103, 3.645, 1.445, 2.03, 1.361, 3.205, 3.622, 1.971, 1.495, 2.199, 2.484, 3.191, null]}, {"hovertemplate": "%{text}<extra>Best Trial</extra>", "marker": {"color": [13, 15, 19, 26, 39, 79, 81, 86, 88, 94, 103], "colorbar": {"title": {"text": "Best Trial"}, "x": 1.1, "xpad": 40}, "colorscale": [[0, "rgb(255,245,240)"], [0.125, "rgb(254,224,210)"], [0.25, "rgb(252,187,161)"], [0.375, "rgb(252,146,114)"], [0.5, "rgb(251,106,74)"], [0.625, "rgb(239,59,44)"], [0.75, "rgb(203,24,29)"], [0.875, "rgb(165,15,21)"], [1, "rgb(103,0,13)"]], "line": {"color": "Grey", "width": 0.5}}, "mode": "markers", "showlegend": false, "text": ["{<br>  \"number\": 13,<br>  \"values\": [<br>    0.2567,<br>    1.0734,<br>    1.814419225634179<br>  ],<br>  \"params\": {<br>    \"pool_stride_combo_idx\": 11,<br>    \"channel_combo_idx\": 9,<br>    \"k1_rule\": \"s*2+1\",<br>    \"k2_rule\": \"s*2+1\"<br>  }<br>}", "{<br>  \"number\": 15,<br>  \"values\": [<br>    0.25,<br>    1.0967,<br>    2.0721784776902887<br>  ],<br>  \"params\": {<br>    \"pool_stride_combo_idx\": 6,<br>    \"channel_combo_idx\": 10,<br>    \"k1_rule\": \"s*2+1\",<br>    \"k2_rule\": \"s*2+1\"<br>  }<br>}", "{<br>  \"number\": 19,<br>  \"values\": [<br>    0.2633,<br>    1.1265999999999998,<br>    1.3991894630192503<br>  ],<br>  \"params\": {<br>    \"pool_stride_combo_idx\": 15,<br>    \"channel_combo_idx\": 5,<br>    \"k1_rule\": \"s+1\",<br>    \"k2_rule\": \"s*2+1\"<br>  }<br>}", "{<br>  \"number\": 26,<br>  \"values\": [<br>    0.2833,<br>    1.2033,<br>    1.2045075125208682<br>  ],<br>  \"params\": {<br>    \"pool_stride_combo_idx\": 3,<br>    \"channel_combo_idx\": 2,<br>    \"k1_rule\": \"s+1\",<br>    \"k2_rule\": \"s*2+1\"<br>  }<br>}", "{<br>  \"number\": 39,<br>  \"values\": [<br>    0.2367,<br>    1.0534,<br>    2.498344370860927<br>  ],<br>  \"params\": {<br>    \"pool_stride_combo_idx\": 15,<br>    \"channel_combo_idx\": 14,<br>    \"k1_rule\": \"s*2+1\",<br>    \"k2_rule\": \"s*2+1\"<br>  }<br>}", "{<br>  \"number\": 79,<br>  \"values\": [<br>    0.2567,<br>    1.0667,<br>    2.1625<br>  ],<br>  \"params\": {<br>    \"pool_stride_combo_idx\": 16,<br>    \"channel_combo_idx\": 19,<br>    \"k1_rule\": \"s+1\",<br>    \"k2_rule\": \"s+1\"<br>  }<br>}", "{<br>  \"number\": 81,<br>  \"values\": [<br>    0.2767,<br>    1.2001,<br>    1.3837837837837836<br>  ],<br>  \"params\": {<br>    \"pool_stride_combo_idx\": 10,<br>    \"channel_combo_idx\": 5,<br>    \"k1_rule\": \"s+1\",<br>    \"k2_rule\": \"s*2+1\"<br>  }<br>}", "{<br>  \"number\": 86,<br>  \"values\": [<br>    0.22,<br>    0.98,<br>    2.7295597484276732<br>  ],<br>  \"params\": {<br>    \"pool_stride_combo_idx\": 14,<br>    \"channel_combo_idx\": 15,<br>    \"k1_rule\": \"s+1\",<br>    \"k2_rule\": \"s*2+1\"<br>  }<br>}", "{<br>  \"number\": 88,<br>  \"values\": [<br>    0.2433,<br>    1.0632,<br>    2.3298611111111116<br>  ],<br>  \"params\": {<br>    \"pool_stride_combo_idx\": 1,<br>    \"channel_combo_idx\": 14,<br>    \"k1_rule\": \"s+1\",<br>    \"k2_rule\": \"s+1\"<br>  }<br>}", "{<br>  \"number\": 94,<br>  \"values\": [<br>    0.2733,<br>    1.1433,<br>    1.387033398821218<br>  ],<br>  \"params\": {<br>    \"pool_stride_combo_idx\": 5,<br>    \"channel_combo_idx\": 6,<br>    \"k1_rule\": \"s*2+1\",<br>    \"k2_rule\": \"s+1\"<br>  }<br>}", "{<br>  \"number\": 103,<br>  \"values\": [<br>    0.25,<br>    1.1066,<br>    1.520979020979021<br>  ],<br>  \"params\": {<br>    \"pool_stride_combo_idx\": 18,<br>    \"channel_combo_idx\": 9,<br>    \"k1_rule\": \"s+1\",<br>    \"k2_rule\": \"s*2+1\"<br>  }<br>}"], "type": "scatter3d", "x": [0.2567, 0.25, 0.2633, 0.2833, 0.2367, 0.2567, 0.2767, 0.22, 0.2433, 0.2733, 0.25], "y": [1.073, 1.097, 1.127, 1.203, 1.053, 1.067, 1.2, 0.98, 1.063, 1.143, 1.107], "z": [1.814, 2.072, 1.399, 1.205, 2.498, 2.163, 1.384, 2.73, 2.33, 1.387, 1.521]}], "layout": {"scene": {"xaxis": {"title": {"text": "BestLev"}}, "yaxis": {"title": {"text": "SumLevLast4"}}, "zaxis": {"title": {"text": "LossRatio"}}}, "title": {"text": "Pareto-front Plot"}}}
